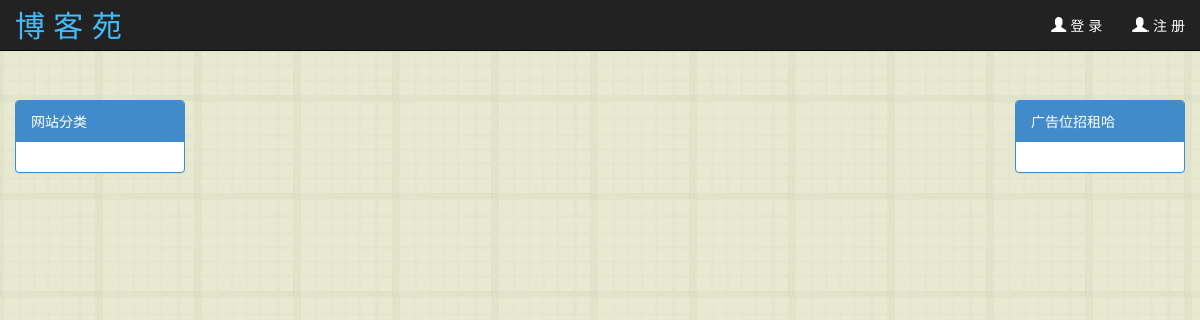
Before: / with the older database file.
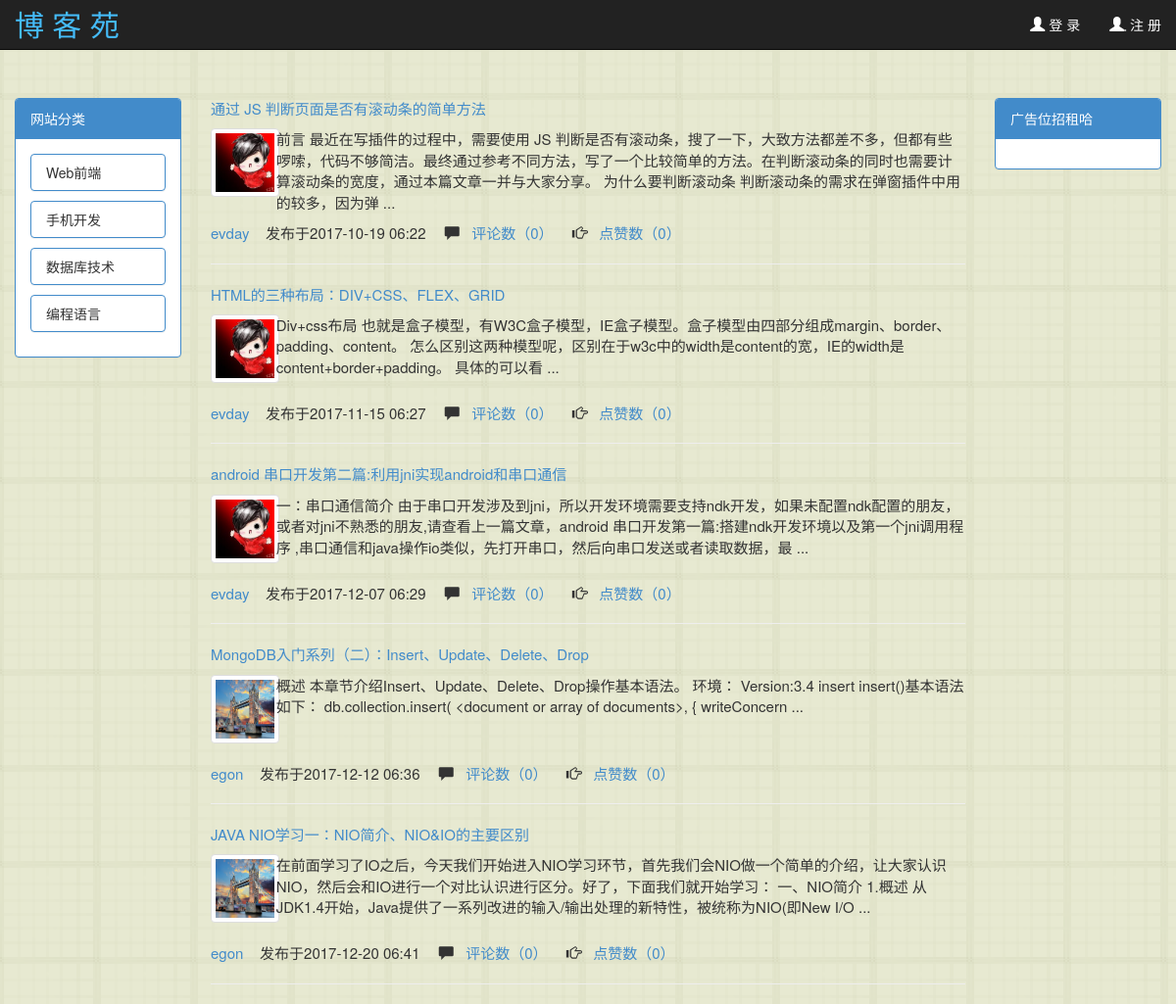
After: the same page with the newer database file.
### blog/models.py (models this page shows, shortened)
class SiteCategory(models.Model):
    name = models.CharField(max_length=32)
    class Meta:
        verbose_name_plural = "网站分类"

class Article(models.Model):
    title = models.CharField(max_length=50,verbose_name="文章标题")
    desc = models.CharField(max_length=255,verbose_name="文章描述")
    read_count = models.IntegerField(verbose_name="评论数",default=0)
    comment_count = models.IntegerField(verbose_name="阅读数",default=0)
    up_count = models.IntegerField(verbose_name="点赞数",default=0)
    create_time = models.DateTimeField(verbose_name="创建时间")
    user = models.ForeignKey(to="UserInfo",verbose_name="所属用户")
    category = models.ForeignKey(to="Category",verbose_name="文章类型",null=True)
    tag = models.ManyToManyField(
        to="Tag",
        verbose_name="文章标签",
        through="Article_Tag",
        through_fields=("article","tag")
    )
    site_article_category = models.ForeignKey(to="SiteArticleCategory",null=True,verbose_name="网站文章分类")
    class Meta:
        verbose_name_plural = "文章表"

class UserInfo(AbstractUser):
    nick_name = models.CharField(max_length=32,verbose_name="昵称")
    telephone = models.IntegerField(verbose_name="手机号",blank = True,null = True)
    avatar = models.FileField(verbose_name="头像",upload_to="avatar",default="/avatar/default.png")
    create_time = models.DateTimeField(verbose_name="创建时间",auto_now_add=True)
    class Meta:
        verbose_name_plural = "用户表"

### blog/views.py (the view)
# urls.py: url(r'^$', views.index),
def index(request,*args,**kwargs):
    if kwargs:
        article_list = models.Article.objects.filter(site_article_category__name=kwargs.get("site_article_category"))
    else:
        article_list = models.Article.objects.all()
    cate_list = models.SiteCategory.objects.all()
    return render(request,'index.html',{"article_list":article_list,"cate_list":cate_list})

### templates/index.html (shortened to what this page needs)
{% load staticfiles %}
<!DOCTYPE html>
<html lang="en">
<head>
    <link rel="stylesheet" href="{% static 'css/bootstrap.min.css' %}">
    <link rel="stylesheet" href="{% static 'css/index.css' %}">
</head>
<body>
<nav class="navbar navbar-inverse navbar-fixed-top my-navbar">
    <div class="container-fluid">
        <div class="navbar-header">
            <a class="navbar-brand" href="#" style="font-size: 30px">博&nbsp;客&nbsp;苑</a>
        </div>
        <div class="collapse navbar-collapse" id="bs-example-navbar-collapse-1">
            <ul class="nav navbar-nav navbar-right">
                {% if request.user.is_authenticated %}
                    <li><a href=""><span class="glyphicon glyphicon-user">&#8195;{{ request.user.username }}</span></a>
                    </li>
                    <li><a href="/logout/"><span>注销</span></a></li>
                {% else %}
                    <li><a href="/sign_in/"><span class="glyphicon glyphicon-user" style="font-size: 15px"></span>&nbsp;登&nbsp;录</a>
                    </li>
                    <li><a href="/register/"><span class="glyphicon glyphicon-user" style="font-size: 15px"><span
                            class=" glyphico glyphicon-plus-sign"
                            style="font-size: 2px;"></span></span>&nbsp;注&nbsp;册</a>
                    </li>
                {% endif %}
            </ul>
        </div>
    </div>
</nav>
<div class="container-fluid" id="user_container">
    <div class="row">
        <div class="col-md-2">
            <div class="panel panel-primary">
                <div class="panel-heading">网站分类</div>
                <div class="panel-body">
                    {% for cate in cate_list %}
                        <div class="panel panel-primary paneltitle">
                            <div class="panel-body cate_title"> {{ cate.name }}</div>
                        </div>
                    {% endfor %}
                </div>
            </div>
        </div>
        <div class="col-md-8">
            <div class="article_list text-left" style="font-size: 15px">
                <div class="article_item">
                    {% for article in article_list %}
                        <div class="article_title row"><a href="">{{ article.title }}</a></div>
                        <div class="row">
                            <div class=" avatar_img col-md-1 ">
                                <a href="{% url 'aaa' article.user.username %}"><img src="{{ article.user.avatar.url }}"
                                                                                     alt=""
                                                                                     class="user_avatar  thumbnail"></a>
                            </div>
                            <div class="col-md-11">
                                <p>{{ article.desc }}</p>
                            </div>
                        </div>
                        <div class="row pub_info">
                            <a href="/blog/{{ article.user.username }}"><span>{{ article.user.username }}</span> </a>&nbsp;&nbsp;&nbsp;发布于{{ article.create_time|date:"Y-m-d H:i" }}
                            &emsp;<span class="glyphicon glyphicon-comment"></span><a href="">
                            &nbsp;&nbsp;评论数（{{ article.comment_count }}）</a>
                            &emsp;<span
                                class="glyphicon glyphicon-hand-right"></span><a href="">
                            &nbsp;&nbsp;点赞数（{{ article.up_count }}）</a>
                        </div>
                        <hr>
                    {% endfor %}
                </div>
            </div>
        </div>
        <div class="col-md-2">
            <div class="panel panel-primary">
                <div class="panel-heading">广告位招租哈</div>
                <div class="panel-body"></div>
            </div>
        </div>
    </div>
</div>
</body>
</html>

### static/css/index.css (style rules this page uses)
body { background: url("/static/image/bg-yellow.png") repeat; }
.my-navbar a { background: transparent !important; color: #fff !important }
#user_container { margin-top: 100px; }
.user_avatar { width: 70px; height: 70px; }
.article_title { margin-left: 0; }
.pub_info { margin-left: 0; }
.cate_title { padding: 8px 15px; }
.paneltitle { margin-bottom: 10px; }

Changed rows visible on the page:
added SiteCategory: name "Web前端"
added SiteCategory: name "手机开发"
added SiteCategory: name "数据库技术"
added SiteCategory: name "编程语言"
added Article: title "通过 JS 判断页面是否有滚动条的简单方法", user.avatar (picture), desc "前言 最近在写插件的过程中，需要使用 JS 判断是否有滚动条，搜了一下，大致方法都差不多，但都有些啰嗦，代码不够简洁。最终通过参考不同方法，写了一个比较简单的方法。在判断滚动条的同时也需要计算滚动条的宽度，通过本篇文章一并与大家分享。 为什么要判断滚动条 判断滚动条的需求在弹窗插件中用的较多，因为弹 ...", user.username "evday", create_time "2017-10-19 06:22", comment_count "0", up_count "0"
added Article: title "HTML的三种布局：DIV+CSS、FLEX、GRID", user.avatar (picture), desc "Div+css布局 也就是盒子模型，有W3C盒子模型，IE盒子模型。盒子模型由四部分组成margin、border、padding、content。 怎么区别这两种模型呢，区别在于w3c中的width是content的宽，IE的width是content+border+padding。 具体的可以看 ...", user.username "evday", create_time "2017-11-15 06:27", comment_count "0", up_count "0"
added Article: title "android 串口开发第二篇:利用jni实现android和串口通信", user.avatar (picture), desc "一：串口通信简介 由于串口开发涉及到jni，所以开发环境需要支持ndk开发，如果未配置ndk配置的朋友，或者对jni不熟悉的朋友,请查看上一篇文章，android 串口开发第一篇:搭建ndk开发环境以及第一个jni调用程序 ,串口通信和java操作io类似，先打开串口，然后向串口发送或者读取数据，最 ...", user.username "evday", create_time "2017-12-07 06:29", comment_count "0", up_count "0"
added Article: title "MongoDB入门系列（二）：Insert、Update、Delete、Drop", user.avatar (picture), desc "概述 本章节介绍Insert、Update、Delete、Drop操作基本语法。 环境： Version:3.4 insert insert()基本语法如下： db.collection.insert( <document or array of documents>, { writeConcern ...", user.username "egon", create_time "2017-12-12 06:36", comment_count "0", up_count "0"
added Article: title "JAVA NIO学习一：NIO简介、NIO&IO的主要区别", user.avatar (picture), desc "在前面学习了IO之后，今天我们开始进入NIO学习环节，首先我们会NIO做一个简单的介绍，让大家认识NIO，然后会和IO进行一个对比认识进行区分。好了，下面我们就开始学习： 一、NIO简介 1.概述 从JDK1.4开始，Java提供了一系列改进的输入/输出处理的新特性，被统称为NIO(即New I/O ...", user.username "egon", create_time "2017-12-20 06:41", comment_count "0", up_count "0"
